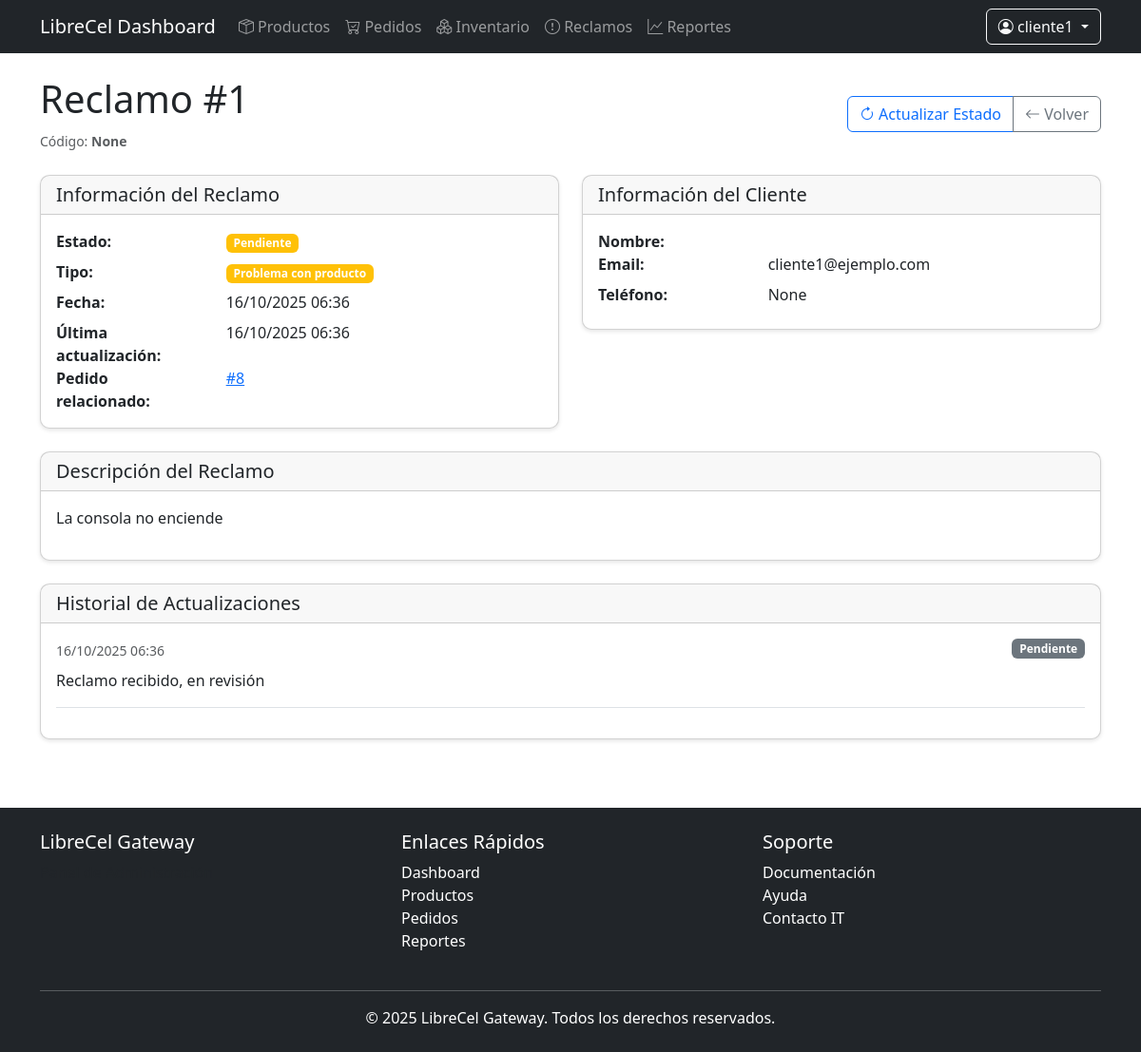
Before: /dashboard/reclamos/1/ (signed in) with the older database file.
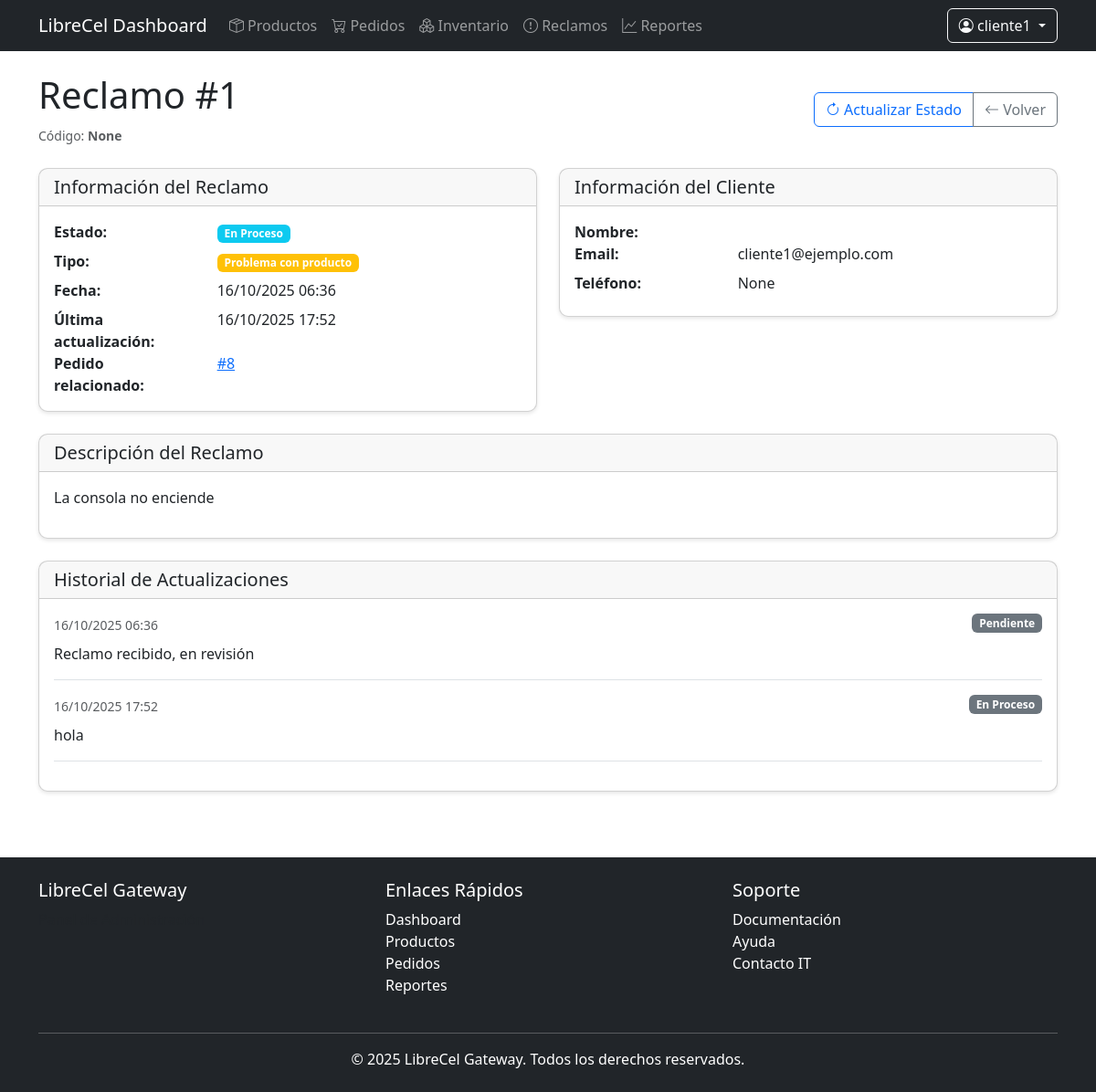
After: the same page with the newer database file.
### storefront/models.py (models this page shows, shortened)
class Claim(models.Model):
    STATUS_CHOICES = [
        ('pending', 'Pendiente'),
        ('in_progress', 'En Proceso'),
        ('resolved', 'Resuelto'),
        ('rejected', 'Rechazado'),
    ]
    TYPE_CHOICES = [
        ('product_issue', 'Problema con producto'),
        ('shipping_issue', 'Problema de envío'),
        ('wrong_product', 'Producto equivocado'),
        ('other', 'Otro'),
    ]
    order = models.ForeignKey(Order, related_name='claims', on_delete=models.CASCADE)
    user = models.ForeignKey(User, on_delete=models.CASCADE)
    code = models.CharField(max_length=32, unique=True, blank=True, null=True)
    type = models.CharField(max_length=20, choices=TYPE_CHOICES)
    description = models.TextField()
    status = models.CharField(max_length=20, choices=STATUS_CHOICES, default='pending')
    created_at = models.DateTimeField(auto_now_add=True)
    updated_at = models.DateTimeField(auto_now=True)
    resolution_notes = models.TextField(blank=True)

class ClaimUpdate(models.Model):
    claim = models.ForeignKey(Claim, related_name='updates', on_delete=models.CASCADE)
    user = models.ForeignKey(User, on_delete=models.CASCADE)
    status = models.CharField(max_length=20, choices=Claim.STATUS_CHOICES)
    comment = models.TextField()
    created_at = models.DateTimeField(auto_now_add=True)

class Order(models.Model):
    STATUS_CHOICES = [
        ('pending', 'Pendiente'),
        ('processing', 'En Proceso'),
        ('shipped', 'Enviado'),
        ('delivered', 'Entregado'),
        ('cancelled', 'Cancelado'),
    ]
    PAYMENT_METHOD_CHOICES = [
        ('credit_card', 'Tarjeta de Crédito'),
        ('debit_card', 'Tarjeta de Débito'),
        ('transfer', 'Transferencia Bancaria'),
        ('cash', 'Efectivo'),
    ]
    user = models.ForeignKey(User, on_delete=models.CASCADE)
    created_at = models.DateTimeField(auto_now_add=True)
    updated_at = models.DateTimeField(auto_now=True)
    status = models.CharField(max_length=20, choices=STATUS_CHOICES, default='pending')
    payment_method = models.CharField(max_length=20, choices=PAYMENT_METHOD_CHOICES)
    shipping_address = models.CharField(max_length=200, blank=True, null=True)
    shipping_city = models.CharField(max_length=100, blank=True, null=True)
    shipping_state = models.CharField(max_length=100, blank=True, null=True)
    shipping_postal_code = models.CharField(max_length=10, blank=True, null=True)
    shipping_phone = models.CharField(max_length=20, blank=True, null=True)
    total = models.DecimalField(max_digits=10, decimal_places=2, default=0)
    external_sale_id = models.CharField(max_length=100, blank=True, null=True, help_text="ID de la venta en el microservicio de Ventas")
    tax = models.DecimalField(max_digits=10, decimal_places=2, default=0)
    discount = models.DecimalField(max_digits=10, decimal_places=2, default=0)
    notes = models.TextField(blank=True)

### accounts/models.py (models this page shows, shortened)
class CustomUser(AbstractUser):
    ROLE_CHOICES = [
        ('CUSTOMER', 'Cliente'),
        ('ADMIN', 'Administrador'),
        ('MANAGER', 'Gerente'),
        ('SALES', 'Ventas'),
        ('INVENTORY', 'Inventario'),
        ('SUPPORT', 'Soporte'),
    ]
    role = models.CharField(
        _('rol'),
        max_length=10,
        choices=ROLE_CHOICES,
        default='CUSTOMER'
    )
    profile_picture = models.URLField(blank=True)
    phone = models.CharField(_("Teléfono"), max_length=20, blank=True)
    address = models.CharField(_("Dirección"), max_length=255, blank=True)
    city = models.CharField(_("Ciudad"), max_length=100, blank=True)
    state = models.CharField(_("Estado/Provincia"), max_length=100, blank=True)
    zip_code = models.CharField(_("Código Postal"), max_length=10, blank=True)
    country = models.CharField(_("País"), max_length=100, blank=True)
    class Meta:
        verbose_name = _('usuario')
        verbose_name_plural = _('usuarios')

### dashboard/decorators.py (the view)
    def wrap(request, *args, **kwargs):
        if request.user.is_staff:
            return function(request, *args, **kwargs)
        raise PermissionDenied

### dashboard/views.py (called while the page is built)
def has_role_permission(user, required_permission):
    if user.is_superuser:  # Los superusuarios tienen todos los permisos
        return True
    user_role = user.get_role_display().lower() if hasattr(user, 'get_role_display') else ''
    if user_role == 'admin':
        return True
    return required_permission in ROLES.get(user_role, [])

@login_required
@staff_required
def claim_detail(request, pk):
    if not has_role_permission(request.user, 'view_claims'):
        raise PermissionDenied
    claim = get_object_or_404(Claim, pk=pk)
    return render(request, 'dashboard/claims/detail.html', {
        'claim': claim,
        'can_edit': has_role_permission(request.user, 'edit_claims')
    })

### templates/dashboard/claims/detail.html (shortened to what the changed rows need)
{% extends "dashboard/base.html" %}
{% load static %}
{% block content %}
<div class="container">
    <div class="d-flex justify-content-between align-items-center mb-4">
        <div>
            <h1>Reclamo #{{ claim.id }}</h1>
            <small class="text-muted">Código: <strong>{{ claim.code }}</strong></small>
        </div>
    </div>
    <div class="row">
        <div class="col-md-6 mb-4">
            <div class="card dashboard-card">
                <div class="card-body">
                    <dl class="row mb-0">
                        <dt class="col-sm-4">Estado:</dt>
                        <dd class="col-sm-8">
                            {% if claim.status == 'pending' %}
                            <span class="badge bg-warning">Pendiente</span>
                            {% elif claim.status == 'in_progress' %}
                            <span class="badge bg-info">En Proceso</span>
                            {% elif claim.status == 'resolved' %}
                            <span class="badge bg-success">Resuelto</span>
                            {% elif claim.status == 'rejected' %}
                            <span class="badge bg-danger">Rechazado</span>
                            {% endif %}
                        </dd>
                        <dt class="col-sm-4">Tipo:</dt>
                        <dd class="col-sm-8">
                            {% if claim.type == 'product_issue' %}
                            <span class="badge bg-warning">Problema con producto</span>
                            {% elif claim.type == 'shipping_issue' %}
                            <span class="badge bg-info">Problema de envío</span>
                            {% elif claim.type == 'wrong_product' %}
                            <span class="badge bg-danger">Producto equivocado</span>
                            {% elif claim.type == 'other' %}
                            <span class="badge bg-secondary">Otro</span>
                            {% endif %}
                        </dd>
                        <dt class="col-sm-4">Fecha:</dt>
                        <dd class="col-sm-8">{{ claim.created_at|date:"d/m/Y H:i" }}</dd>
                        <dt class="col-sm-4">Última actualización:</dt>
                        <dd class="col-sm-8">{{ claim.updated_at|date:"d/m/Y H:i" }}</dd>
                        <dt class="col-sm-4">Pedido relacionado:</dt>
                        <dd class="col-sm-8">
                            <a href="{% url 'dashboard:order_detail' claim.order.id %}">
                                #{{ claim.order.id }}
                            </a>
                        </dd>
                    </dl>
                </div>
            </div>
        </div>
        <div class="col-md-6 mb-4">
            <div class="card dashboard-card">
                <div class="card-body">
                    <dl class="row mb-0">
                        <dt class="col-sm-4">Nombre:</dt>
                        <dd class="col-sm-8">{{ claim.order.user.get_full_name }}</dd>
                        <dt class="col-sm-4">Email:</dt>
                        <dd class="col-sm-8">{{ claim.order.user.email }}</dd>
                        <dt class="col-sm-4">Teléfono:</dt>
                        <dd class="col-sm-8">{{ claim.order.shipping_phone }}</dd>
                    </dl>
                </div>
            </div>
        </div>
    </div>
    <div class="card dashboard-card mb-4">
        <div class="card-body">
            <p class="mb-0">{{ claim.description|linebreaks }}</p>
        </div>
    </div>
    <div class="card dashboard-card">
        <div class="card-body">
            {% for update in claim.updates.all %}
            <div class="border-bottom mb-3 pb-3">
                <div class="d-flex justify-content-between align-items-start">
                    <div>
                        <small class="text-muted">{{ update.created_at|date:"d/m/Y H:i" }}</small>
                    </div>
                    <span class="badge bg-secondary">{{ update.get_status_display }}</span>
                </div>
                <p class="mb-0 mt-2">{{ update.comment }}</p>
            </div>
            {% empty %}
            <p class="text-muted mb-0">No hay actualizaciones registradas.</p>
            {% endfor %}
        </div>
    </div>
</div>
{% endblock %}

Changed rows visible on the page:
changed Claim "La consola no enciende": status "pending" → "in_progress" (drawn); updated_at "16/10/2025 06:36" → "16/10/2025 17:52"
added ClaimUpdate: created_at "16/10/2025 17:52", status "En Proceso", comment "hola"
Other visible differences:
text no longer shown: "Pendiente"
text now shown: "En Proceso"
